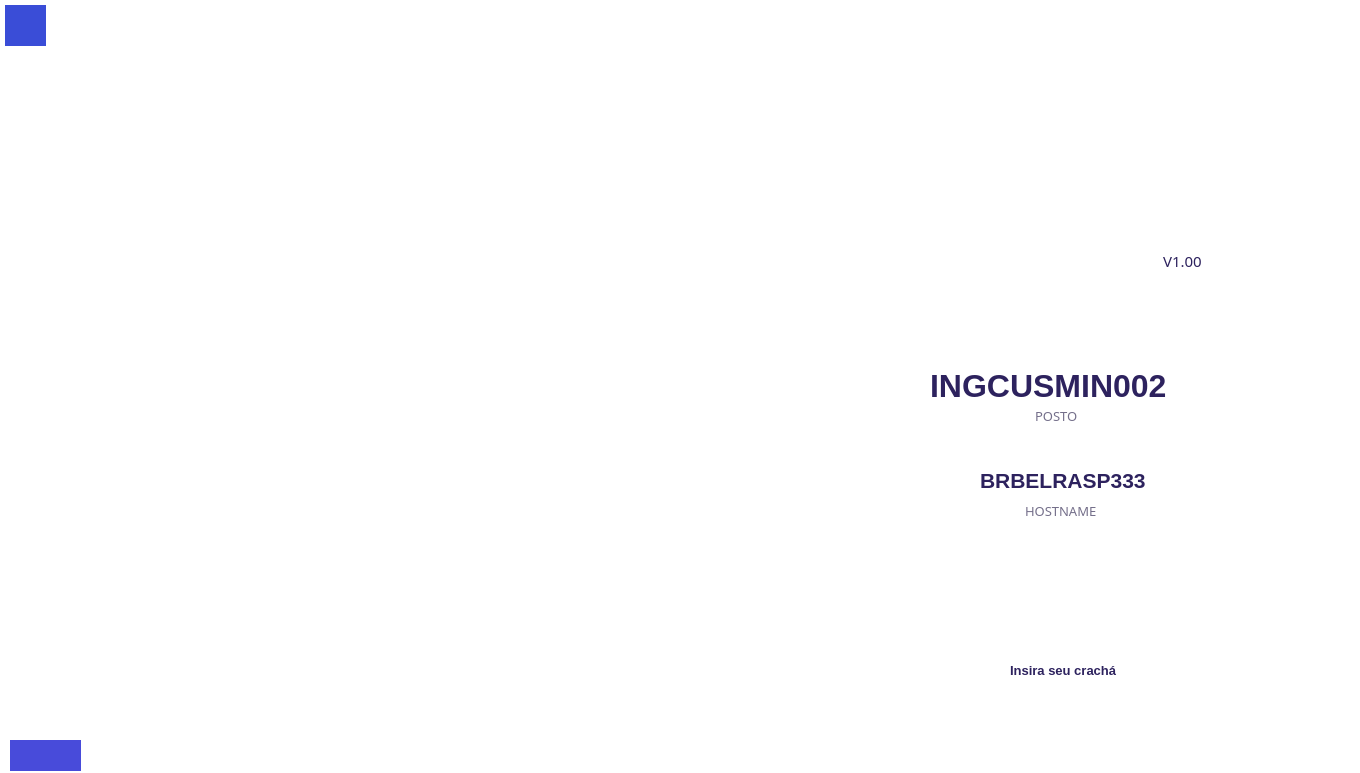
<?xml version="1.0" encoding="UTF-8"?>
<ui version="4.0">
 <class>MainWindow</class>
 <widget class="QMainWindow" name="MainWindow">
  <property name="geometry">
   <rect>
    <x>0</x>
    <y>0</y>
    <width>1360</width>
    <height>773</height>
   </rect>
  </property>
  <property name="windowTitle">
   <string>MainWindow</string>
  </property>
  <property name="styleSheet">
   <string notr="true">background-color: rgb(255, 255, 255);</string>
  </property>
  <widget class="QWidget" name="main_loginscreen">
   <widget class="QPushButton" name="btn_reset">
    <property name="geometry">
     <rect>
      <x>5</x>
      <y>5</y>
      <width>41</width>
      <height>41</height>
     </rect>
    </property>
    <property name="styleSheet">
     <string notr="true">image: url(:/Img/desligar branco.png);
background-color: rgb(58, 77, 215);
border: 10px</string>
    </property>
    <property name="text">
     <string/>
    </property>
   </widget>
   <widget class="QLabel" name="lbl_BIGlogo">
    <property name="geometry">
     <rect>
      <x>0</x>
      <y>0</y>
      <width>767</width>
      <height>773</height>
     </rect>
    </property>
    <property name="styleSheet">
     <string notr="true">border-image: url(:/Img/BIG_logo.PNG);</string>
    </property>
    <property name="text">
     <string/>
    </property>
   </widget>
   <widget class="QLabel" name="lbl_iconcracha">
    <property name="geometry">
     <rect>
      <x>1030</x>
      <y>590</y>
      <width>61</width>
      <height>61</height>
     </rect>
    </property>
    <property name="styleSheet">
     <string notr="true">image: url(:/Img/insert_badge.png);</string>
    </property>
    <property name="text">
     <string/>
    </property>
   </widget>
   <widget class="QLabel" name="lbl_insertbadge">
    <property name="geometry">
     <rect>
      <x>1010</x>
      <y>660</y>
      <width>121</width>
      <height>21</height>
     </rect>
    </property>
    <property name="font">
     <font>
      <family>MS Shell Dlg 2</family>
      <pointsize>10</pointsize>
      <weight>75</weight>
      <bold>true</bold>
     </font>
    </property>
    <property name="styleSheet">
     <string notr="true">color: rgb(45, 34, 94)</string>
    </property>
    <property name="text">
     <string>Insira seu crachá</string>
    </property>
   </widget>
   <widget class="QLabel" name="lbl_value_version">
    <property name="geometry">
     <rect>
      <x>1163</x>
      <y>250</y>
      <width>51</width>
      <height>21</height>
     </rect>
    </property>
    <property name="font">
     <font>
      <family>Inter UI</family>
      <pointsize>11</pointsize>
     </font>
    </property>
    <property name="styleSheet">
     <string notr="true">color: rgb(45, 34, 94)</string>
    </property>
    <property name="text">
     <string>V1.00</string>
    </property>
   </widget>
   <widget class="QLabel" name="lbl_value_workstation">
    <property name="geometry">
     <rect>
      <x>930</x>
      <y>370</y>
      <width>291</width>
      <height>31</height>
     </rect>
    </property>
    <property name="font">
     <font>
      <family>MS Shell Dlg 2</family>
      <pointsize>24</pointsize>
      <weight>75</weight>
      <bold>true</bold>
     </font>
    </property>
    <property name="styleSheet">
     <string notr="true">color: rgb(45, 34, 94)</string>
    </property>
    <property name="text">
     <string>INGCUSMIN002</string>
    </property>
   </widget>
   <widget class="QLabel" name="lbl_workstation">
    <property name="geometry">
     <rect>
      <x>1035</x>
      <y>405</y>
      <width>51</width>
      <height>21</height>
     </rect>
    </property>
    <property name="font">
     <font>
      <family>Inter UI</family>
      <pointsize>10</pointsize>
     </font>
    </property>
    <property name="styleSheet">
     <string notr="true">color: rgb(116, 111, 138)</string>
    </property>
    <property name="text">
     <string>POSTO</string>
    </property>
   </widget>
   <widget class="QLabel" name="lbl_jabilogo">
    <property name="geometry">
     <rect>
      <x>10</x>
      <y>740</y>
      <width>71</width>
      <height>31</height>
     </rect>
    </property>
    <property name="styleSheet">
     <string notr="true">IMAGE: url(:/Img/JabilMasterBrand_White.png);
background-color:rgb(72, 75, 218)</string>
    </property>
    <property name="text">
     <string/>
    </property>
   </widget>
   <widget class="QLabel" name="lbl_value_hostname">
    <property name="geometry">
     <rect>
      <x>980</x>
      <y>465</y>
      <width>181</width>
      <height>31</height>
     </rect>
    </property>
    <property name="font">
     <font>
      <family>MS Shell Dlg 2</family>
      <pointsize>16</pointsize>
      <weight>75</weight>
      <bold>true</bold>
     </font>
    </property>
    <property name="styleSheet">
     <string notr="true">color: rgb(45, 34, 94)</string>
    </property>
    <property name="text">
     <string>BRBELRASP333</string>
    </property>
   </widget>
   <widget class="QLabel" name="lbl_hostname">
    <property name="geometry">
     <rect>
      <x>1025</x>
      <y>500</y>
      <width>81</width>
      <height>21</height>
     </rect>
    </property>
    <property name="font">
     <font>
      <family>Inter UI</family>
      <pointsize>10</pointsize>
     </font>
    </property>
    <property name="styleSheet">
     <string notr="true">color: rgb(116, 111, 138)</string>
    </property>
    <property name="text">
     <string>HOSTNAME</string>
    </property>
   </widget>
   <widget class="QLabel" name="lbl_verticallogo">
    <property name="geometry">
     <rect>
      <x>880</x>
      <y>70</y>
      <width>351</width>
      <height>181</height>
     </rect>
    </property>
    <property name="styleSheet">
     <string notr="true">image: url(:/Img/logovertical.PNG);</string>
    </property>
    <property name="text">
     <string/>
    </property>
   </widget>
   <zorder>lbl_BIGlogo</zorder>
   <zorder>btn_reset</zorder>
   <zorder>lbl_iconcracha</zorder>
   <zorder>lbl_insertbadge</zorder>
   <zorder>lbl_value_version</zorder>
   <zorder>lbl_value_workstation</zorder>
   <zorder>lbl_workstation</zorder>
   <zorder>lbl_jabilogo</zorder>
   <zorder>lbl_value_hostname</zorder>
   <zorder>lbl_hostname</zorder>
   <zorder>lbl_verticallogo</zorder>
  </widget>
 </widget>
 <resources>
  <include location="resources.qrc"/>
 </resources>
 <connections/>
</ui>
